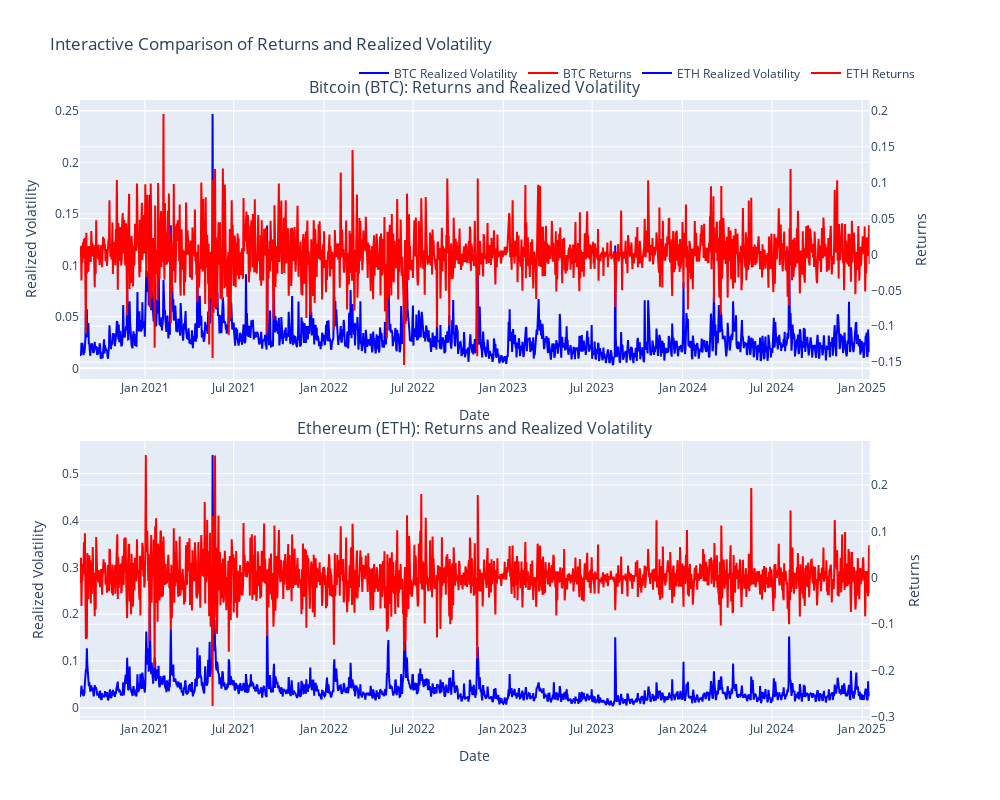

Notebook code for this chart:
### Markdown cell above
## 3. Overlapping Returns and Realized Volatility

Let's create plots that show both returns and realized volatility on the same graph to better visualize their relationship over time. We'll first create an interactive version using Plotly, then show the static matplotlib version.

### Code cell
# Import plotly for interactive plots
import plotly.graph_objects as go
from plotly.subplots import make_subplots

# Create an interactive plot with Plotly
fig = make_subplots(rows=2, cols=1, 
                    subplot_titles=("Bitcoin (BTC): Returns and Realized Volatility", 
                                   "Ethereum (ETH): Returns and Realized Volatility"),
                    vertical_spacing=0.1,
                    specs=[[{"secondary_y": True}], 
                           [{"secondary_y": True}]])

# Add traces for BTC
# Realized volatility on primary y-axis
fig.add_trace(
    go.Scatter(x=rv5_sqrt_aligned.index, y=rv5_sqrt_aligned['BTCUSDT'],
               name="BTC Realized Volatility", line=dict(color='blue')),
    row=1, col=1
)

# Returns on secondary y-axis
fig.add_trace(
    go.Scatter(x=daily_returns_aligned.index, y=daily_returns_aligned['BTCUSDT'],
               name="BTC Returns", line=dict(color='red')),
    row=1, col=1, secondary_y=True
)

# Add traces for ETH
# Realized volatility on primary y-axis
fig.add_trace(
    go.Scatter(x=rv5_sqrt_aligned.index, y=rv5_sqrt_aligned['ETHUSDT'],
               name="ETH Realized Volatility", line=dict(color='blue')),
    row=2, col=1
)

# Returns on secondary y-axis
fig.add_trace(
    go.Scatter(x=daily_returns_aligned.index, y=daily_returns_aligned['ETHUSDT'],
               name="ETH Returns", line=dict(color='red')),
    row=2, col=1, secondary_y=True
)

# Update x and y axis labels
fig.update_xaxes(title_text="Date", row=1, col=1)
fig.update_xaxes(title_text="Date", row=2, col=1)

fig.update_yaxes(title_text="Realized Volatility", row=1, col=1)
fig.update_yaxes(title_text="Returns", secondary_y=True, row=1, col=1)

fig.update_yaxes(title_text="Realized Volatility", row=2, col=1)
fig.update_yaxes(title_text="Returns", secondary_y=True, row=2, col=1)

# Update layout
fig.update_layout(
    height=800,
    width=1000,
    title_text="Interactive Comparison of Returns and Realized Volatility",
    legend=dict(
        orientation="h",
        yanchor="bottom",
        y=1.02,
        xanchor="right",
        x=1
    )
)

# Show the figure
fig.show()

### Figure 1 — Plotly figure (JSON) as saved in the notebook; plotly's stock layout.template omitted (floating-point values rounded to 4 significant figures; data arrays with more than 128 entries replaced by an {"elided": "..."} marker saying what was removed)
{"data": [{"line": {"color": "blue"}, "name": "BTC Realized Volatility", "type": "scatter", "x": {"elided": "1609 str values"}, "xaxis": "x", "y": {"elided": "1609 float values"}, "yaxis": "y"}, {"line": {"color": "red"}, "name": "BTC Returns", "type": "scatter", "x": {"elided": "1609 str values"}, "xaxis": "x", "y": {"elided": "1609 float values"}, "yaxis": "y2"}, {"line": {"color": "blue"}, "name": "ETH Realized Volatility", "type": "scatter", "x": {"elided": "1609 str values"}, "xaxis": "x2", "y": {"elided": "1609 float values"}, "yaxis": "y3"}, {"line": {"color": "red"}, "name": "ETH Returns", "type": "scatter", "x": {"elided": "1609 str values"}, "xaxis": "x2", "y": {"elided": "1609 float values"}, "yaxis": "y4"}], "layout": {"annotations": [{"font": {"size": 16}, "showarrow": false, "text": "Bitcoin (BTC): Returns and Realized Volatility", "x": 0.47, "xanchor": "center", "xref": "paper", "y": 1, "yanchor": "bottom", "yref": "paper"}, {"font": {"size": 16}, "showarrow": false, "text": "Ethereum (ETH): Returns and Realized Volatility", "x": 0.47, "xanchor": "center", "xref": "paper", "y": 0.45, "yanchor": "bottom", "yref": "paper"}], "height": 800, "legend": {"orientation": "h", "x": 1, "xanchor": "right", "y": 1.02, "yanchor": "bottom"}, "title": {"text": "Interactive Comparison of Returns and Realized Volatility"}, "width": 1000, "xaxis": {"anchor": "y", "domain": [0, 0.94], "title": {"text": "Date"}}, "xaxis2": {"anchor": "y3", "domain": [0, 0.94], "title": {"text": "Date"}}, "yaxis": {"anchor": "x", "domain": [0.55, 1], "title": {"text": "Realized Volatility"}}, "yaxis2": {"anchor": "x", "overlaying": "y", "side": "right", "title": {"text": "Returns"}}, "yaxis3": {"anchor": "x2", "domain": [0, 0.45], "title": {"text": "Realized Volatility"}}, "yaxis4": {"anchor": "x2", "overlaying": "y3", "side": "right", "title": {"text": "Returns"}}}}
